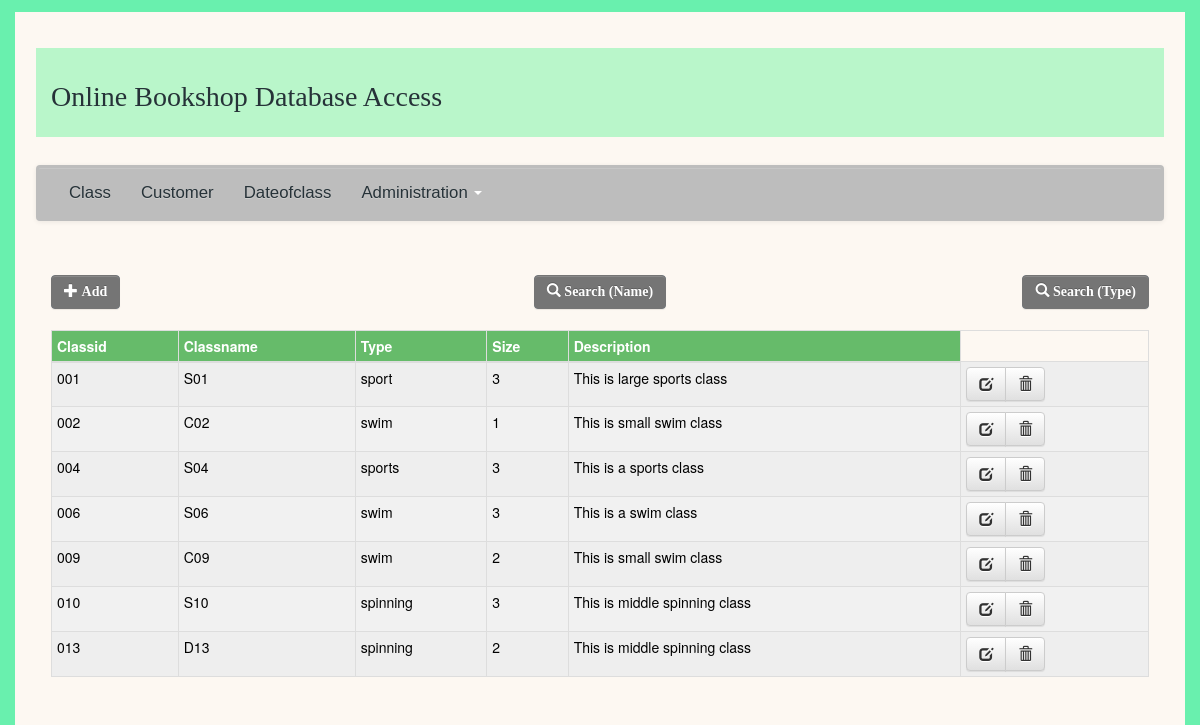
Page /Angular-gym/admin/class.php (signed in) on the committed database.
### tables this page shows
CREATE TABLE `class` (
  `class_id` varchar(6) NOT NULL,
  `classname` varchar(10) NOT NULL,
  `type` varchar(11) NOT NULL,
  `size` int(6) NOT NULL,
  `description` varchar(200) DEFAULT NULL
);

### Angular-gym/admin/inc/class.inc.php (called while the page is built, shortened)
<?php
class classes{
	private $db;
	public function __construct($database) {
	    $this->db = $database;
	}
	public function allclass() {
		$sql = "select * from class order by class_id;";
	    $stmt = $this->db->prepare($sql);
	    $stmt->execute();
	    return $stmt->fetchAll(PDO::FETCH_OBJ);
	}
}
?>

### Angular-gym/admin/inc/init.inc.php (called while the page is built, shortened)
<?php
require_once 'header.inc.php';
require_once 'db.inc.php';
require_once 'class.inc.php';
require_once 'gymstore.inc.php';
$class 		= new classes($dbh);
?>

### Angular-gym/admin/inc/gymstore.inc.php (the view, shortened to what this page needs)
<?php
function displayclassrs($result)
{
    echo '<div class="table-responsive">';
    echo '<table class="table table-striped table-hover table-bordered table-condensed">
  <thead>
    <tr>
      <th>Classid</th>
      <th>Classname</th>
      <th>Type</th>
      <th>Size</th>
      <th>Description</th>
    </tr>
  </thead>
  <tbody>';
    foreach ($result as $row) {
        echo "<tr>";
        echo "<td>" . $row->class_id . "</td>";
        $class = $row->class_id;
        echo "<td>" . $row->classname . "</td>";
        echo "<td>" . $row->type . "</td>";
        echo "<td>" . $row->size . "</td>";
        echo "<td>" . $row->description . "</td>";
        echo "<td><div class='btn-group'>
          <a href='editclass.php?class=$class' class='btn btn-default'>
            <span class='glyphicon glyphicon-edit' aria-hidden='true'></span>
          </a>
          <a href='deleteclass.php?class=$class' class='btn btn-default'>
            <span class='glyphicon glyphicon-trash' aria-hidden='true'></span>
          </a>
        </td>";
        echo "</tr>";
    }
    echo '</tbody></table>';
}

### Angular-gym/admin/css/mycss.css (style rules this page uses)
body { background-color: #69F0AE; color: black; }
a { outline:0; }
form,table { margin-top:1%; }
.table th { background-color:#66BB6A; color:white; }
.table.table-striped tbody tr:nth-child(even) td, .table.table-striped tbody tr:nth-child(even) th { background-color: #f1f1f1; }
.table.table-striped tbody tr:nth-child(odd) td, .table.table-striped tbody tr:nth-child(odd) th { background-color: #EEEEEE; }
.table.table-striped tbody a:link { text-decoration:underline; }

### rows in the picture
class: class_id "001", classname "S01", type "sport", size "3", description "This is large sports class"
class: class_id "002", classname "C02", type "swim", size "1", description "This is small swim class"
class: class_id "004", classname "S04", type "sports", size "3", description "This is a sports class"
class: class_id "006", classname "S06", type "swim", size "3", description "This is a swim class"
class: class_id "009", classname "C09", type "swim", size "2", description "This is small swim class"
class: class_id "010", classname "S10", type "spinning", size "3", description "This is middle spinning class"
class: class_id "013", classname "D13", type "spinning", size "2", description "This is middle spinning class"
